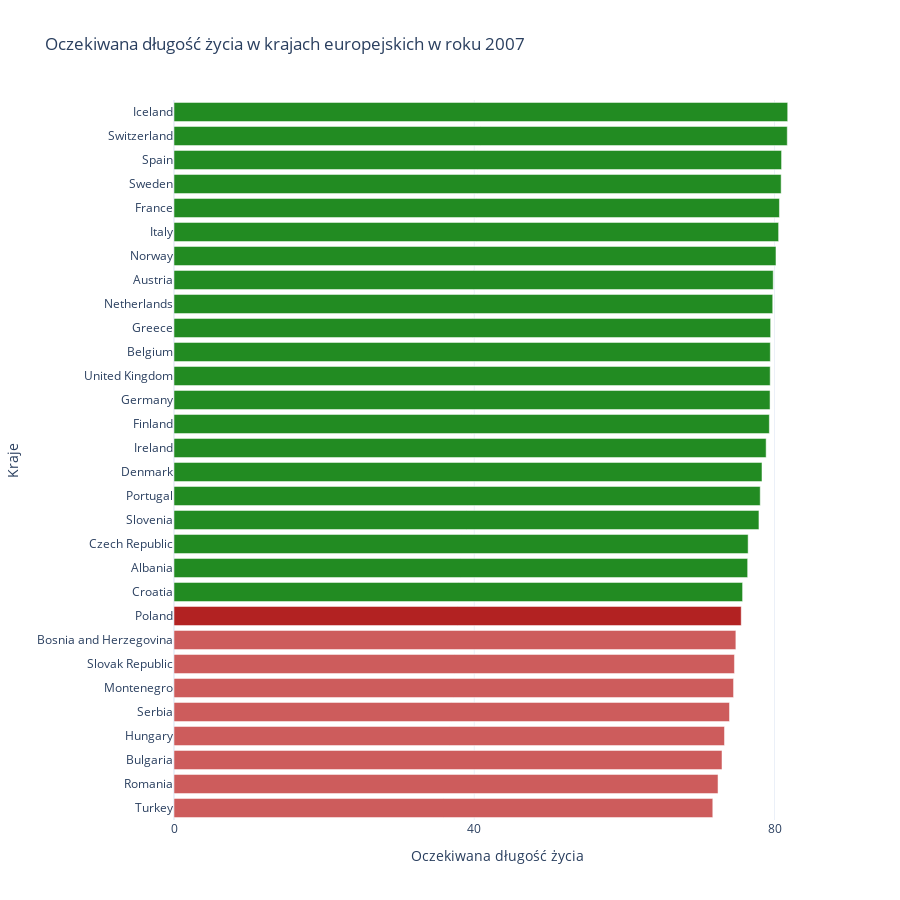

The notebook cell this image was saved under:
### Code cell
fig = go.Figure(data=[go.Bar(
    x=data_europe_2007_sorted['lifeExp'],
    y=data_europe_2007_sorted['country'],
    orientation='h',
    marker_color=colors  
)])

fig.update_layout(title='Oczekiwana długość życia w krajach europejskich w roku 2007', 
                  xaxis_title='Oczekiwana długość życia', 
                  yaxis_title='Kraje',
                  height=30 * len(data_europe_2007_sorted),
                  template='plotly_white')

fig.update_xaxes(title_text='Oczekiwana długość życia', tickvals=[0, 40, 80])  # Ustawienie niestandardowych wartości ticków na osi X

fig.show()

### Figure 1 — Plotly figure (JSON) as saved in the notebook; plotly's stock layout.template omitted (floating-point values rounded to 4 significant figures)
{"data": [{"marker": {"color": ["rgb(205, 92, 92)", "rgb(205, 92, 92)", "rgb(205, 92, 92)", "rgb(205, 92, 92)", "rgb(205, 92, 92)", "rgb(205, 92, 92)", "rgb(205, 92, 92)", "rgb(205, 92, 92)", "rgb(178, 34, 34)", "rgb(34, 139, 34)", "rgb(34, 139, 34)", "rgb(34, 139, 34)", "rgb(34, 139, 34)", "rgb(34, 139, 34)", "rgb(34, 139, 34)", "rgb(34, 139, 34)", "rgb(34, 139, 34)", "rgb(34, 139, 34)", "rgb(34, 139, 34)", "rgb(34, 139, 34)", "rgb(34, 139, 34)", "rgb(34, 139, 34)", "rgb(34, 139, 34)", "rgb(34, 139, 34)", "rgb(34, 139, 34)", "rgb(34, 139, 34)", "rgb(34, 139, 34)", "rgb(34, 139, 34)", "rgb(34, 139, 34)", "rgb(34, 139, 34)"]}, "orientation": "h", "type": "bar", "x": [71.78, 72.48, 73.0, 73.34, 74.0, 74.54, 74.66, 74.85, 75.56, 75.75, 76.42, 76.49, 77.93, 78.1, 78.33, 78.89, 79.31, 79.41, 79.42, 79.44, 79.48, 79.76, 79.83, 80.2, 80.55, 80.66, 80.88, 80.94, 81.7, 81.76], "y": ["Turkey", "Romania", "Bulgaria", "Hungary", "Serbia", "Montenegro", "Slovak Republic", "Bosnia and Herzegovina", "Poland", "Croatia", "Albania", "Czech Republic", "Slovenia", "Portugal", "Denmark", "Ireland", "Finland", "Germany", "United Kingdom", "Belgium", "Greece", "Netherlands", "Austria", "Norway", "Italy", "France", "Sweden", "Spain", "Switzerland", "Iceland"]}], "layout": {"height": 900, "title": {"text": "Oczekiwana długość życia w krajach europejskich w roku 2007"}, "xaxis": {"tickvals": [0, 40, 80], "title": {"text": "Oczekiwana długość życia"}}, "yaxis": {"title": {"text": "Kraje"}}}}
